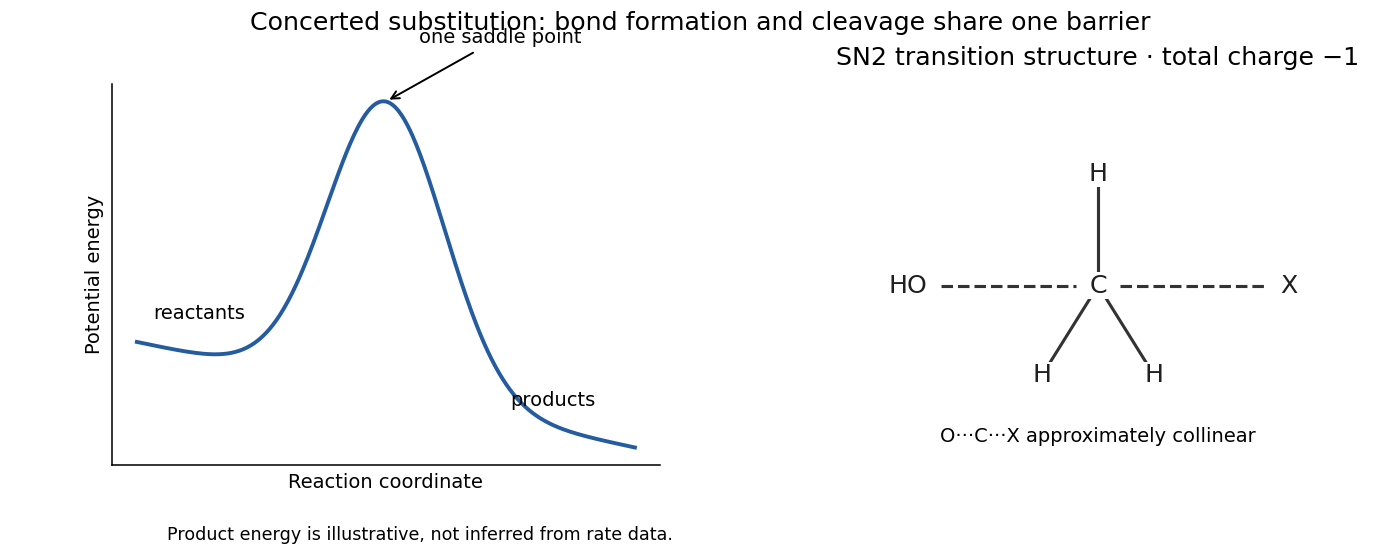

Recreate this plot in Python.
"""Original solution diagram. Python 3.14 / matplotlib 3.10 / numpy 2.3.
Run from the mirrored media directory; output is written to cwd.
"""
from pathlib import Path
import sys
sys.path.insert(0,str(Path(__file__).resolve().parents[2]))
import numpy as np
import matplotlib
matplotlib.use('Agg')
import matplotlib.pyplot as plt
from tools.chemistry_diagram import bond,atom,ring,curly,flow,finish,save,BLUE,ORANGE

fig,axs=plt.subplots(1,2,figsize=(10,4));fig.subplots_adjust(left=.08,right=.98,bottom=.17,top=.85,wspace=.3)
ax=axs[0];x=np.linspace(-3,3,400);y=2.5*np.exp(-x*x)-.15*x;ax.plot(x,y,color=BLUE,lw=2);ax.set(xlabel='Reaction coordinate',ylabel='Potential energy',xticks=[],yticks=[]);ax.spines[['top','right']].set_visible(False);ax.annotate('one saddle point',(0,2.5),(.4,3),arrowprops={'arrowstyle':'->'},fontsize=10);ax.text(-2.8,.65,'reactants',fontsize=10);ax.text(1.5,-.1,'products',fontsize=10)
ax=axs[1];finish(ax,(-2.2,2.2),(-1.6,1.8),'SN2 transition structure · total charge −1')
atom(ax,(-1.7,0),'HO');atom(ax,(0,0),'C');atom(ax,(1.7,0),'X');bond(ax,(-1.4,0),(-.2,0),style='dashed');bond(ax,(.2,0),(1.5,0),style='dashed')
for p in [(0,1),(-.5,-.8),(.5,-.8)]:bond(ax,(0,0),p);atom(ax,p,'H')
ax.text(0,-1.4,'O···C···X approximately collinear',ha='center',fontsize=10)
fig.suptitle('Concerted substitution: bond formation and cleavage share one barrier',fontsize=13)
fig.text(.3,.035,'Product energy is illustrative, not inferred from rate data.',ha='center',fontsize=9)
save(fig,Path(__file__).with_suffix('.png').name)
